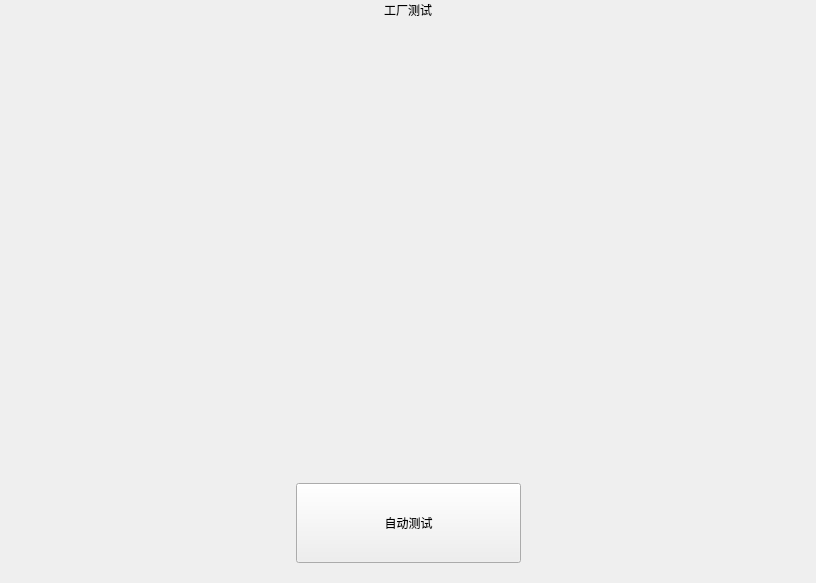
<?xml version="1.0" encoding="UTF-8"?>
<ui version="4.0">
 <class>ui_factory_main</class>
 <widget class="QMainWindow" name="ui_factory_main">
  <property name="geometry">
   <rect>
    <x>0</x>
    <y>0</y>
    <width>816</width>
    <height>583</height>
   </rect>
  </property>
  <property name="windowTitle">
   <string>MainWindow</string>
  </property>
  <widget class="QWidget" name="centralwidget">
   <layout class="QVBoxLayout" name="verticalLayout">
    <property name="spacing">
     <number>0</number>
    </property>
    <property name="leftMargin">
     <number>0</number>
    </property>
    <property name="topMargin">
     <number>0</number>
    </property>
    <property name="rightMargin">
     <number>0</number>
    </property>
    <property name="bottomMargin">
     <number>0</number>
    </property>
    <item>
     <widget class="QWidget" name="factory_main_title_widget" native="true">
      <layout class="QHBoxLayout" name="horizontalLayout" stretch="1,1,2,2">
       <property name="spacing">
        <number>0</number>
       </property>
       <property name="leftMargin">
        <number>0</number>
       </property>
       <property name="topMargin">
        <number>0</number>
       </property>
       <property name="rightMargin">
        <number>0</number>
       </property>
       <property name="bottomMargin">
        <number>0</number>
       </property>
       <item alignment="Qt::AlignLeft|Qt::AlignVCenter">
        <widget class="clicked_Label" name="factory_main_back_btn" native="true">
         <property name="text" stdset="0">
          <string/>
         </property>
        </widget>
       </item>
       <item>
        <spacer name="horizontalSpacer">
         <property name="orientation">
          <enum>Qt::Horizontal</enum>
         </property>
         <property name="sizeHint" stdset="0">
          <size>
           <width>131</width>
           <height>20</height>
          </size>
         </property>
        </spacer>
       </item>
       <item>
        <widget class="QLabel" name="factory_main_title_label">
         <property name="styleSheet">
          <string notr="true"/>
         </property>
         <property name="text">
          <string>工厂测试</string>
         </property>
         <property name="alignment">
          <set>Qt::AlignCenter</set>
         </property>
        </widget>
       </item>
       <item>
        <spacer name="horizontalSpacer_2">
         <property name="orientation">
          <enum>Qt::Horizontal</enum>
         </property>
         <property name="sizeHint" stdset="0">
          <size>
           <width>266</width>
           <height>20</height>
          </size>
         </property>
        </spacer>
       </item>
      </layout>
     </widget>
    </item>
    <item>
     <widget class="QWidget" name="factory_layout_widget" native="true">
      <property name="styleSheet">
       <string notr="true"/>
      </property>
      <layout class="QHBoxLayout" name="horizontalLayout_3">
       <property name="spacing">
        <number>0</number>
       </property>
       <property name="leftMargin">
        <number>0</number>
       </property>
       <property name="topMargin">
        <number>0</number>
       </property>
       <property name="rightMargin">
        <number>0</number>
       </property>
       <property name="bottomMargin">
        <number>0</number>
       </property>
       <item>
        <widget class="QScrollArea" name="factory_scrollArea">
         <property name="frameShape">
          <enum>QFrame::NoFrame</enum>
         </property>
         <property name="horizontalScrollBarPolicy">
          <enum>Qt::ScrollBarAlwaysOff</enum>
         </property>
         <property name="widgetResizable">
          <bool>true</bool>
         </property>
         <widget class="QWidget" name="factory_scrollAreaWidgetContents">
          <property name="geometry">
           <rect>
            <x>0</x>
            <y>0</y>
            <width>816</width>
            <height>463</height>
           </rect>
          </property>
          <layout class="QHBoxLayout" name="horizontalLayout_4">
           <property name="spacing">
            <number>0</number>
           </property>
           <property name="leftMargin">
            <number>0</number>
           </property>
           <property name="topMargin">
            <number>0</number>
           </property>
           <property name="rightMargin">
            <number>0</number>
           </property>
           <property name="bottomMargin">
            <number>0</number>
           </property>
           <item>
            <spacer name="horizontalSpacer_5">
             <property name="orientation">
              <enum>Qt::Horizontal</enum>
             </property>
             <property name="sizeType">
              <enum>QSizePolicy::Fixed</enum>
             </property>
             <property name="sizeHint" stdset="0">
              <size>
               <width>42</width>
               <height>20</height>
              </size>
             </property>
            </spacer>
           </item>
           <item>
            <widget class="QWidget" name="factory_flowlayout_widget" native="true">
             <property name="styleSheet">
              <string notr="true"/>
             </property>
            </widget>
           </item>
           <item>
            <spacer name="horizontalSpacer_6">
             <property name="orientation">
              <enum>Qt::Horizontal</enum>
             </property>
             <property name="sizeType">
              <enum>QSizePolicy::Fixed</enum>
             </property>
             <property name="sizeHint" stdset="0">
              <size>
               <width>42</width>
               <height>20</height>
              </size>
             </property>
            </spacer>
           </item>
          </layout>
         </widget>
        </widget>
       </item>
      </layout>
     </widget>
    </item>
    <item>
     <widget class="QWidget" name="widget_3" native="true">
      <property name="minimumSize">
       <size>
        <width>0</width>
        <height>80</height>
       </size>
      </property>
      <property name="maximumSize">
       <size>
        <width>16777215</width>
        <height>80</height>
       </size>
      </property>
      <layout class="QHBoxLayout" name="horizontalLayout_2">
       <property name="spacing">
        <number>0</number>
       </property>
       <property name="leftMargin">
        <number>0</number>
       </property>
       <property name="topMargin">
        <number>0</number>
       </property>
       <property name="rightMargin">
        <number>0</number>
       </property>
       <property name="bottomMargin">
        <number>0</number>
       </property>
       <item>
        <spacer name="horizontalSpacer_3">
         <property name="orientation">
          <enum>Qt::Horizontal</enum>
         </property>
         <property name="sizeHint" stdset="0">
          <size>
           <width>273</width>
           <height>20</height>
          </size>
         </property>
        </spacer>
       </item>
       <item>
        <widget class="QPushButton" name="auto_test_btn">
         <property name="sizePolicy">
          <sizepolicy hsizetype="Expanding" vsizetype="Expanding">
           <horstretch>0</horstretch>
           <verstretch>0</verstretch>
          </sizepolicy>
         </property>
         <property name="minimumSize">
          <size>
           <width>225</width>
           <height>80</height>
          </size>
         </property>
         <property name="maximumSize">
          <size>
           <width>225</width>
           <height>80</height>
          </size>
         </property>
         <property name="text">
          <string>自动测试</string>
         </property>
        </widget>
       </item>
       <item>
        <spacer name="horizontalSpacer_4">
         <property name="orientation">
          <enum>Qt::Horizontal</enum>
         </property>
         <property name="sizeHint" stdset="0">
          <size>
           <width>273</width>
           <height>20</height>
          </size>
         </property>
        </spacer>
       </item>
      </layout>
     </widget>
    </item>
    <item>
     <spacer name="verticalSpacer">
      <property name="orientation">
       <enum>Qt::Vertical</enum>
      </property>
      <property name="sizeType">
       <enum>QSizePolicy::Fixed</enum>
      </property>
      <property name="sizeHint" stdset="0">
       <size>
        <width>20</width>
        <height>20</height>
       </size>
      </property>
     </spacer>
    </item>
   </layout>
  </widget>
 </widget>
 <customwidgets>
  <customwidget>
   <class>clicked_Label</class>
   <extends>QWidget</extends>
   <header location="global">clicked_label.hpp</header>
  </customwidget>
 </customwidgets>
 <resources/>
 <connections/>
</ui>
